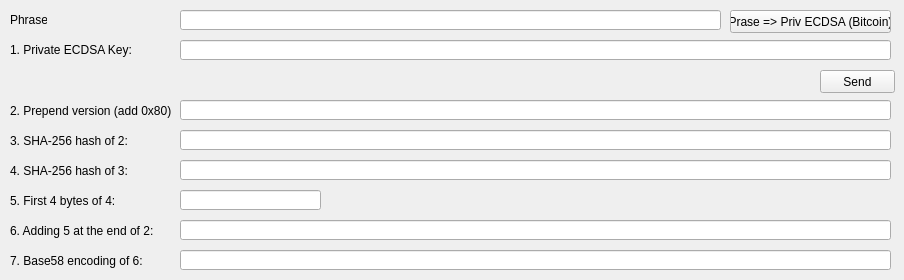
      <widget class="QWidget" name="tab_PrivKeyToWIF">
       <attribute name="title">
        <string>Private key to wallet import format</string>
       </attribute>
       <widget class="QLineEdit" name="lineEdit_PrependVersion">
        <property name="geometry">
         <rect>
          <x>180</x>
          <y>100</y>
          <width>711</width>
          <height>20</height>
         </rect>
        </property>
       </widget>
       <widget class="QLineEdit" name="lineEdit_6">
        <property name="geometry">
         <rect>
          <x>180</x>
          <y>220</y>
          <width>711</width>
          <height>20</height>
         </rect>
        </property>
       </widget>
       <widget class="QLabel" name="label_First4BitesOf4">
        <property name="geometry">
         <rect>
          <x>10</x>
          <y>190</y>
          <width>161</width>
          <height>21</height>
         </rect>
        </property>
        <property name="text">
         <string>5. First 4 bytes of 4:</string>
        </property>
       </widget>
       <widget class="QPushButton" name="pushButton_CalculateWIF">
        <property name="geometry">
         <rect>
          <x>820</x>
          <y>70</y>
          <width>75</width>
          <height>23</height>
         </rect>
        </property>
        <property name="text">
         <string>Send</string>
        </property>
       </widget>
       <widget class="QPushButton" name="pushButton_PraseToECDSAQt">
        <property name="geometry">
         <rect>
          <x>730</x>
          <y>10</y>
          <width>161</width>
          <height>23</height>
         </rect>
        </property>
        <property name="text">
         <string>Prase =&gt; Priv ECDSA (Bitcoin)</string>
        </property>
       </widget>
       <widget class="QLineEdit" name="lineEdit_AfterBase58">
        <property name="geometry">
         <rect>
          <x>180</x>
          <y>250</y>
          <width>711</width>
          <height>20</height>
         </rect>
        </property>
       </widget>
       <widget class="QLabel" name="label_SHA256HashOf2">
        <property name="geometry">
         <rect>
          <x>10</x>
          <y>130</y>
          <width>161</width>
          <height>21</height>
         </rect>
        </property>
        <property name="text">
         <string>3. SHA-256 hash of 2:</string>
        </property>
       </widget>
       <widget class="QLabel" name="label_PrivECDSAKey">
        <property name="geometry">
         <rect>
          <x>10</x>
          <y>40</y>
          <width>151</width>
          <height>20</height>
         </rect>
        </property>
        <property name="text">
         <string>1. Private ECDSA Key:</string>
        </property>
       </widget>
       <widget class="QLineEdit" name="lineEdit_SHA256HashOf3">
        <property name="geometry">
         <rect>
          <x>180</x>
          <y>160</y>
          <width>711</width>
          <height>20</height>
         </rect>
        </property>
       </widget>
       <widget class="QLabel" name="label_Phrase">
        <property name="geometry">
         <rect>
          <x>10</x>
          <y>10</y>
          <width>37</width>
          <height>20</height>
         </rect>
        </property>
        <property name="text">
         <string>Phrase:</string>
        </property>
       </widget>
       <widget class="QLineEdit" name="lineEdit_SHA256HashOf2">
        <property name="geometry">
         <rect>
          <x>180</x>
          <y>130</y>
          <width>711</width>
          <height>20</height>
         </rect>
        </property>
       </widget>
       <widget class="QLabel" name="label_6">
        <property name="geometry">
         <rect>
          <x>10</x>
          <y>220</y>
          <width>161</width>
          <height>21</height>
         </rect>
        </property>
        <property name="text">
         <string>6. Adding 5 at the end of 2:</string>
        </property>
       </widget>
       <widget class="QLineEdit" name="lineEdit_PrivECDSAKey">
        <property name="geometry">
         <rect>
          <x>180</x>
          <y>40</y>
          <width>711</width>
          <height>20</height>
         </rect>
        </property>
       </widget>
       <widget class="QLabel" name="label_PrependVersion">
        <property name="geometry">
         <rect>
          <x>10</x>
          <y>100</y>
          <width>161</width>
          <height>21</height>
         </rect>
        </property>
        <property name="text">
         <string>2. Prepend version (add 0x80):</string>
        </property>
       </widget>
       <widget class="QLineEdit" name="lineEdit_Phrase">
        <property name="geometry">
         <rect>
          <x>180</x>
          <y>10</y>
          <width>541</width>
          <height>20</height>
         </rect>
        </property>
        <property name="text">
         <string/>
        </property>
       </widget>
       <widget class="QLineEdit" name="lineEdit_First4BitesOf4">
        <property name="geometry">
         <rect>
          <x>180</x>
          <y>190</y>
          <width>141</width>
          <height>20</height>
         </rect>
        </property>
       </widget>
       <widget class="QLabel" name="label_SHA256HashOf3">
        <property name="geometry">
         <rect>
          <x>10</x>
          <y>160</y>
          <width>161</width>
          <height>21</height>
         </rect>
        </property>
        <property name="text">
         <string>4. SHA-256 hash of 3:</string>
        </property>
       </widget>
       <widget class="QLabel" name="label_7">
        <property name="geometry">
         <rect>
          <x>10</x>
          <y>250</y>
          <width>161</width>
          <height>21</height>
         </rect>
        </property>
        <property name="text">
         <string>7. Base58 encoding of 6:</string>
        </property>
       </widget>
      </widget>
